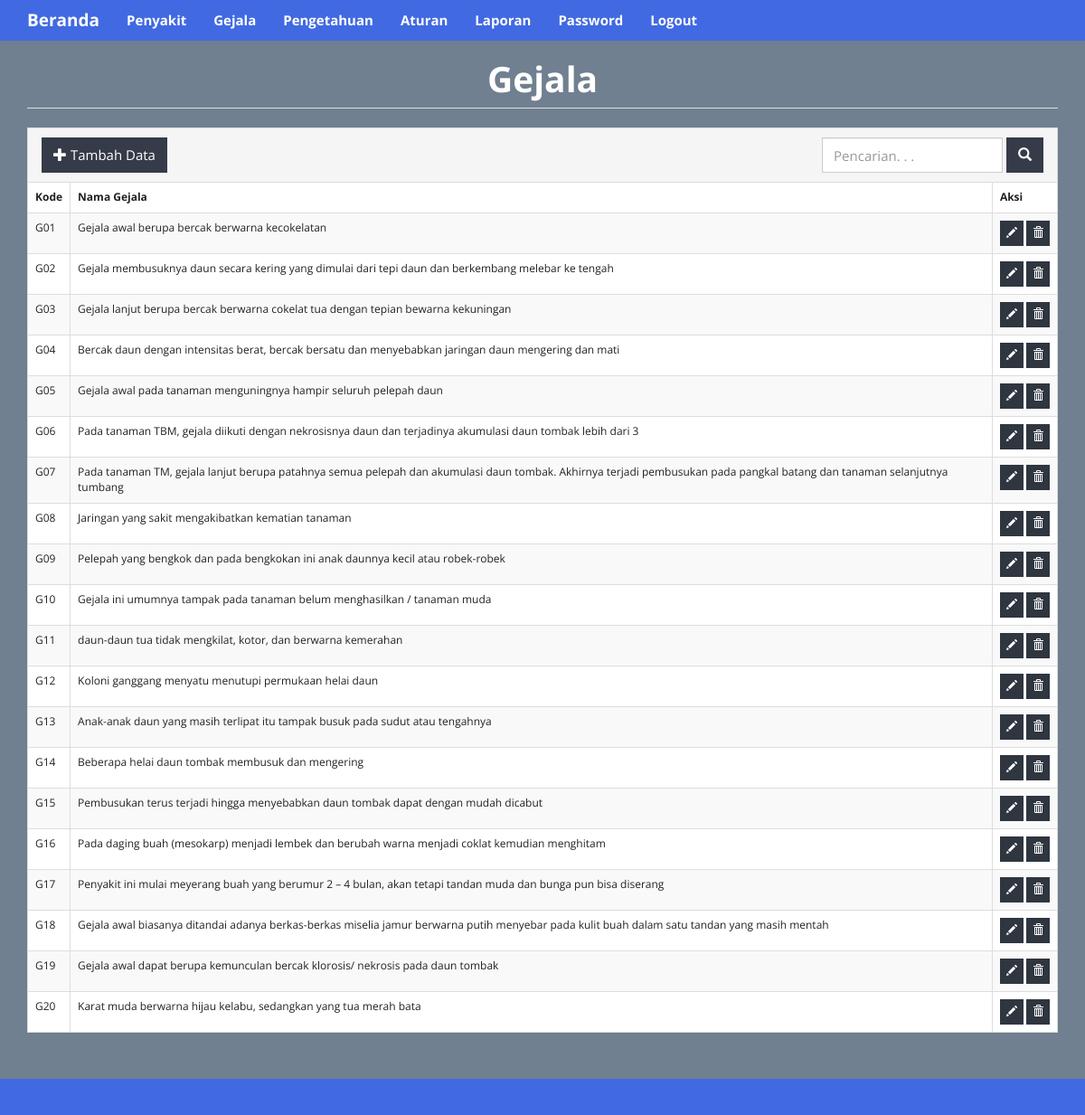
Screenshot of /index.php?m=gejala (signed in) with the database file from the repository.
### tables this page shows
CREATE TABLE `tb_gejala` (
  `kode_gejala` varchar(16) NOT NULL,
  `nama_gejala` varchar(255) DEFAULT NULL,
  `keterangan` text DEFAULT NULL
);

### functions.php (called while the page is built, shortened)
<?php
$config["server"]='localhost';
$config["username"]='user';
$config["password"]='password';
$config["database_name"]='spforwardcf3';
include'includes/db.php';
$db = new DB($config['server'], $config['username'], $config['password'], $config['database_name']);
include'includes/general.php';

### includes/general.php (called while the page is built, shortened)
<?php
function esc_field($str){
    if (@!get_magic_quotes_gpc())
        return addslashes($str);
    else
        return $str;
}

### includes/db.php (called while the page is built, shortened)
<?php
class DB{
    var $conn = null;
    public function __construct($host, $username, $passwd, $dbname){
        $this->conn = mysqli_connect($host, $username, $passwd, $dbname);
    }
    public function query($sql){
        $query = mysqli_query($this->conn, $sql) or die('<pre>Error mysqli_query: ' . mysqli_error($this->conn) . '<br />' . $sql . '</pre>');
        return $query;
    }
    public function get_results($sql){
        $query = $this->query($sql);
        $arr = array();
        while($row = mysqli_fetch_object($query)){
            $arr[] = $row;
        }
        return $arr;
    }
}

### gejala.php (the view, shortened to what this page needs)
<body class="latar">
<div class="page-header">
    <h1 style="color: #fff;" align="center"><b>Gejala</b></h1>
</div>
<div class="panel panel-default">
    <div class="panel-heading" align="right">
        <form class="form-inline">
            <div class="form-group">
                <input class="form-control" type="text" placeholder="Pencarian. . ." name="q" value="<?=@$_GET['q']?>" />
            </div>
            <div class="form-group">
                <button class="btn tambah"><span class="glyphicon glyphicon-search"></span></button>
            </div>
            <span class="pull-left">
            <div class="form-group">
                <a class="btn tambah" href="?m=gejala_tambah"><span class="glyphicon glyphicon-plus"></span> Tambah Data</a>
            </div></span>
        </form>
    </div>
    <div class="table-responsive">
        <table class="table table-bordered table-hover table-striped">
            <thead><tr>
                <th>Kode</th>
                <th>Nama Gejala</th>
                <th>Aksi</th>
            </tr></thead>
            <?php
            $q = esc_field(@$_GET['q']);
            $rows = $db->get_results("SELECT * FROM tb_gejala
            WHERE kode_gejala LIKE '%$q%' OR nama_gejala LIKE '%$q%' OR keterangan LIKE '%$q%'
            ORDER BY kode_gejala");
            foreach($rows as $row):?>
            <tr>
                <td><?=$row->kode_gejala ?></td>
                <td><?=$row->nama_gejala?></td>
                <td class="nw">
                    <a class="btn btn-xs edit" href="?m=gejala_ubah&ID=<?=$row->kode_gejala?>"><span class="glyphicon glyphicon-pencil"></span></a>
                    <a class="btn btn-xs edit" href="aksi.php?act=gejala_hapus&ID=<?=$row->kode_gejala?>" onclick="return confirm('Hapus data?')"><span class="glyphicon glyphicon-trash"></span></a>
                </td>
            </tr>
            <?php endforeach;?>
        </table>
    </div>
</div>

### assets/css/general.css (style rules this page uses)
html { position: relative; min-height: 100%; }
body { margin-bottom: 70px; }
.nw { white-space: nowrap; }
.page-header { margin-top: 0; padding-bottom: 0; }
.page-header h1 { margin-top: 0; }

### index.php (style rules this page uses)
.tambah { background-color: #e67e22; color: #fff; }
.edit { background-color: #3498db; color: #fff; }
.latar { background-color: #708090 ; }
.tambah { background-color: #353b48; }
.edit { background-color: #2f3640; }

### rows the page displays
tb_gejala: kode_gejala "G01", nama_gejala "Gejala awal berupa bercak berwarna kecokelatan"
tb_gejala: kode_gejala "G02", nama_gejala "Gejala membusuknya daun secara kering yang dimulai dari tepi daun dan berkembang melebar ke tengah"
tb_gejala: kode_gejala "G03", nama_gejala "Gejala lanjut berupa bercak berwarna cokelat tua dengan tepian bewarna kekuningan"
tb_gejala: kode_gejala "G04", nama_gejala "Bercak daun dengan intensitas berat, bercak bersatu dan menyebabkan jaringan daun mengering dan mati"
tb_gejala: kode_gejala "G05", nama_gejala "Gejala awal pada tanaman menguningnya hampir seluruh pelepah daun"
tb_gejala: kode_gejala "G06", nama_gejala "Pada tanaman TBM, gejala diikuti dengan nekrosisnya daun dan terjadinya akumulasi daun tombak lebih dari 3"
tb_gejala: kode_gejala "G07", nama_gejala "Pada tanaman TM, gejala lanjut berupa patahnya semua pelepah dan akumulasi daun tombak. Akhirnya terjadi pembusukan pada pangkal batang dan tanaman selanjutnya tumbang"
tb_gejala: kode_gejala "G08", nama_gejala "Jaringan yang sakit mengakibatkan kematian tanaman"
tb_gejala: kode_gejala "G09", nama_gejala "Pelepah yang bengkok dan pada bengkokan ini anak daunnya kecil atau robek-robek"
tb_gejala: kode_gejala "G10", nama_gejala "Gejala ini umumnya tampak pada tanaman belum menghasilkan / tanaman muda"
tb_gejala: kode_gejala "G11", nama_gejala "daun-daun tua tidak mengkilat, kotor, dan berwarna kemerahan"
tb_gejala: kode_gejala "G12", nama_gejala "Koloni ganggang menyatu menutupi permukaan helai daun"
tb_gejala: kode_gejala "G13", nama_gejala "Anak-anak daun yang masih terlipat itu tampak busuk pada sudut atau tengahnya"
tb_gejala: kode_gejala "G14", nama_gejala "Beberapa helai daun tombak membusuk dan mengering"
tb_gejala: kode_gejala "G15", nama_gejala "Pembusukan terus terjadi hingga menyebabkan daun tombak dapat dengan mudah dicabut"
tb_gejala: kode_gejala "G16", nama_gejala "Pada daging buah (mesokarp) menjadi lembek dan berubah warna menjadi coklat kemudian menghitam"
tb_gejala: kode_gejala "G17", nama_gejala "Penyakit ini mulai meyerang buah yang berumur 2 – 4 bulan, akan tetapi tandan muda dan bunga pun bisa diserang"
tb_gejala: kode_gejala "G18", nama_gejala "Gejala awal biasanya ditandai adanya berkas-berkas miselia jamur berwarna putih menyebar pada kulit buah dalam satu tandan yang masih mentah"
tb_gejala: kode_gejala "G19", nama_gejala "Gejala awal dapat berupa kemunculan bercak klorosis/ nekrosis pada daun tombak"
tb_gejala: kode_gejala "G20", nama_gejala "Karat muda berwarna hijau kelabu, sedangkan yang tua merah bata"
